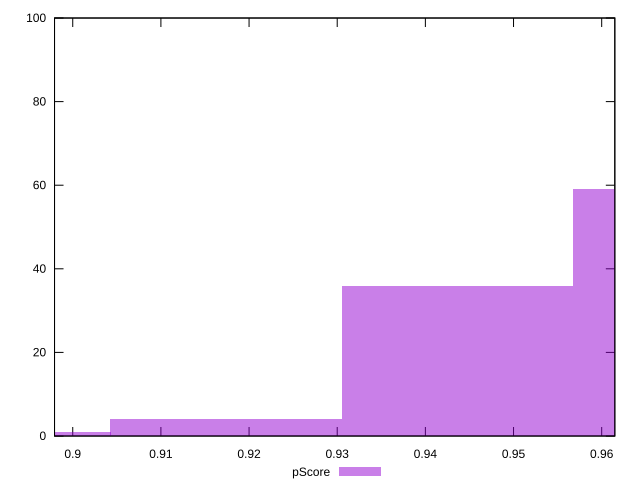

This figure's gnuplot source:
reset

$pScore <<EOF
0.8911774865052522 1
0.9698107941380686 59
0.9435996915937964 36
0.9173885890495244 4
EOF

set key outside below
set boxwidth 0.026211102544272124
set xrange [0.8979340406038103:0.9614898485288238]
set yrange [0:100]
set trange [0:100]
set style fill transparent solid 0.5 noborder
set terminal svg size 640, 490 enhanced background rgb 'white'
set output "report_00018_2021-02-10T15-25-16.877Z/first-meaningful-paint/samples/pages+cached+noadtech+nomedia/pScore/histogram.svg"

plot $pScore title "pScore" with boxes

reset
